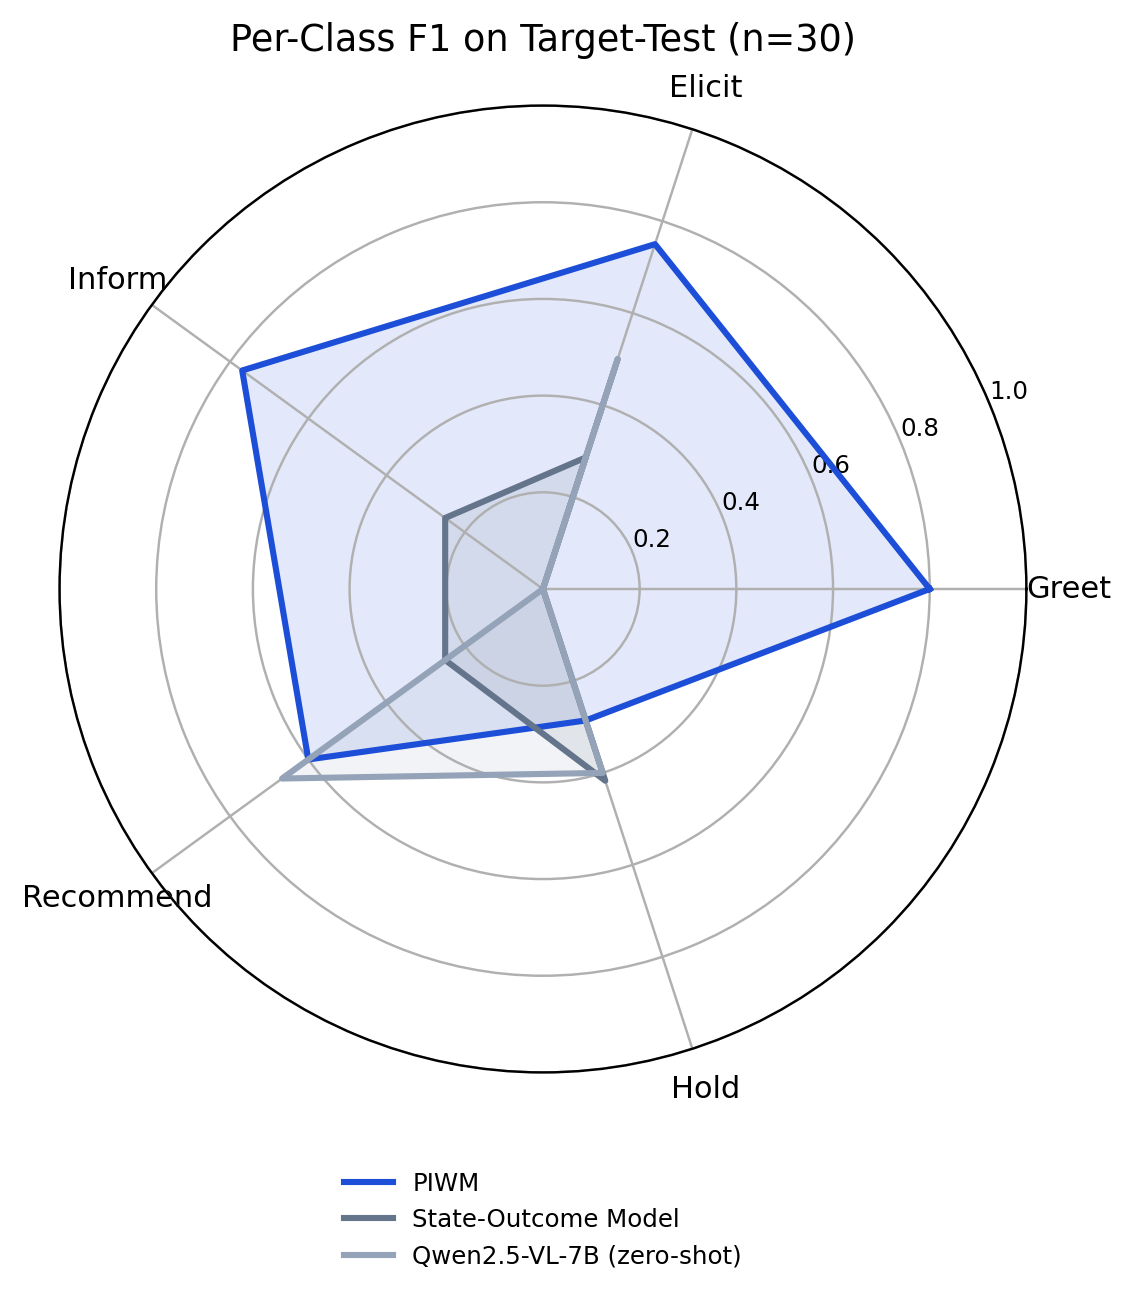

Source code (Python):
from pathlib import Path

import matplotlib.pyplot as plt
import numpy as np


ROOT = Path(__file__).resolve().parents[2]
OUT = ROOT / "reports" / "figures_batch1"

CLASSES = ["Greet", "Elicit", "Inform", "Recommend", "Hold"]
DATA = {
    "PIWM": [0.800, 0.750, 0.769, 0.600, 0.286],
    "State-Outcome Model": [0.000, 0.286, 0.250, 0.250, 0.417],
    "Qwen2.5-VL-7B (zero-shot)": [0.000, 0.500, 0.000, 0.667, 0.400],
}
COLORS = {
    "PIWM": "#1d4ed8",
    "State-Outcome Model": "#64748b",
    "Qwen2.5-VL-7B (zero-shot)": "#94a3b8",
}


def main():
    angles = np.linspace(0, 2 * np.pi, len(CLASSES), endpoint=False).tolist()
    angles += angles[:1]

    fig, ax = plt.subplots(figsize=(6.2, 6.0), subplot_kw={"polar": True})
    for model, values in DATA.items():
        vals = values + values[:1]
        ax.plot(angles, vals, label=model, color=COLORS[model], linewidth=2.0)
        ax.fill(angles, vals, color=COLORS[model], alpha=0.12)

    ax.set_xticks(angles[:-1], CLASSES)
    ax.set_ylim(0, 1.0)
    ax.set_yticks([0.2, 0.4, 0.6, 0.8, 1.0])
    ax.set_yticklabels(["0.2", "0.4", "0.6", "0.8", "1.0"], fontsize=8)
    ax.set_title("Per-Class F1 on Target-Test (n=30)", pad=18)
    ax.legend(loc="upper center", bbox_to_anchor=(0.5, -0.08), ncol=1, frameon=False, fontsize=8)
    fig.tight_layout()
    fig.savefig(OUT / "V4_per_class_radar.pdf", bbox_inches="tight")
    fig.savefig(OUT / "V4_per_class_radar.png", dpi=220, bbox_inches="tight")


if __name__ == "__main__":
    main()
